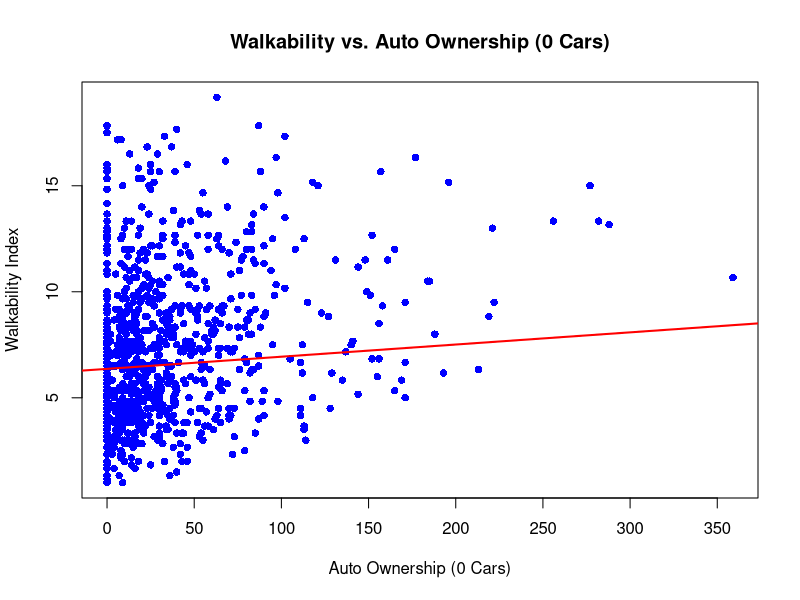
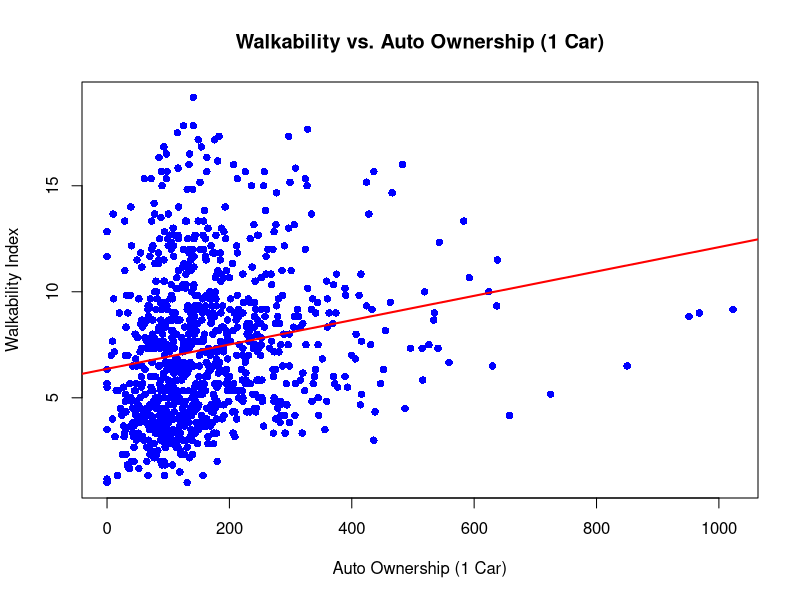
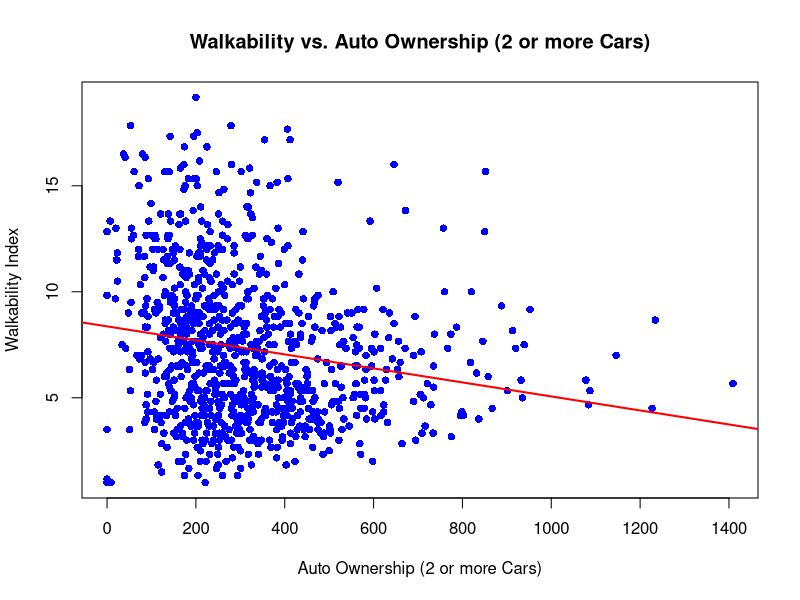
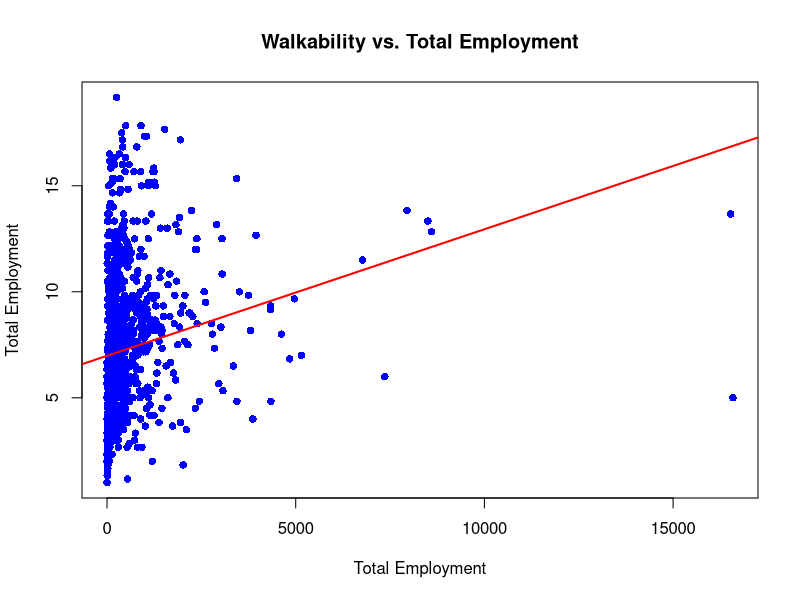
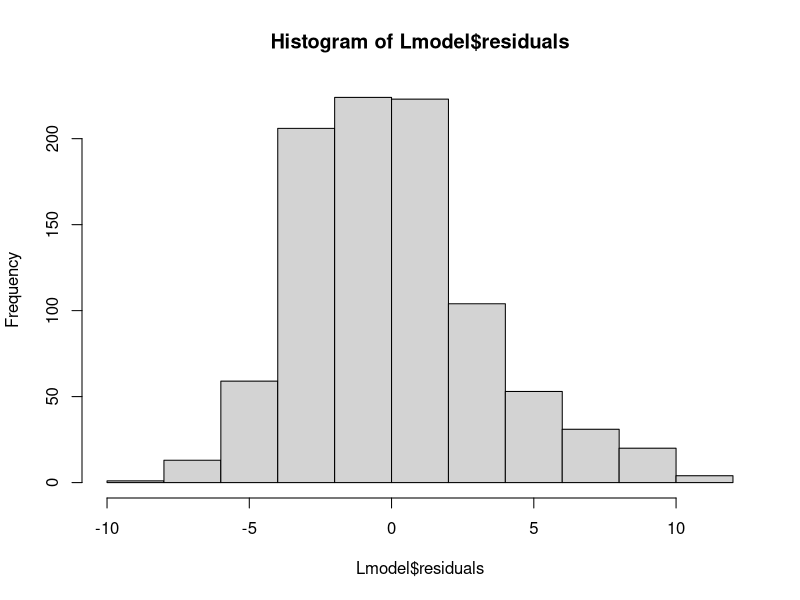
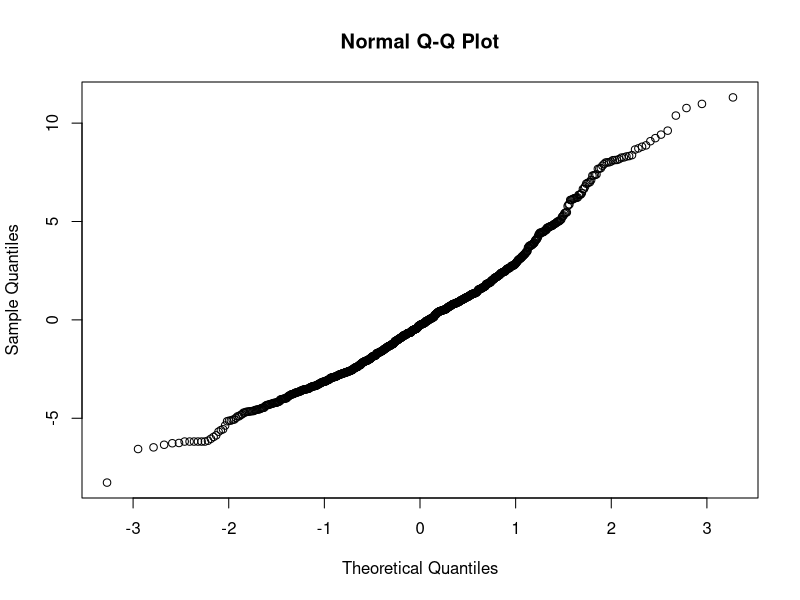
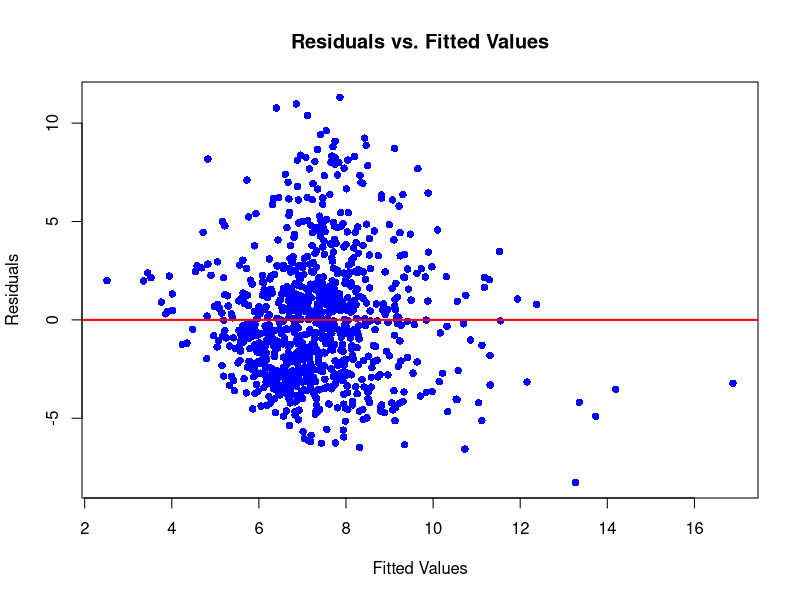

Recreate these plots in R, in order.
df = read.csv("Filtered_Walkability.csv")
View(df)

# check assumptions

# fit linear model
Walkability = df$NatWalkInd
No_Auto = df$AutoOwn0
One_Auto = df$AutoOwn1
TwoorMoreAuto = df$AutoOwn2p
TotEmp = df$TotEmp

Amodel = lm(Walkability ~ No_Auto)
BModel = lm(Walkability ~ One_Auto)
Cmodel = lm(Walkability ~ TwoorMoreAuto)
DModel = lm(Walkability ~ TotEmp)

# Walkability vs Households with 0 cars
plot(No_Auto, Walkability, 
     main = "Walkability vs. Auto Ownership (0 Cars)",
     xlab = "Auto Ownership (0 Cars)", ylab = "Walkability Index",
     pch = 16, col = "blue")

abline(lm(Walkability ~ One_Auto, data = df), col = "red", lwd = 2)

# Walkability vs Households with 1 car
plot(One_Auto, Walkability, 
     main = "Walkability vs. Auto Ownership (1 Car)",
     xlab = "Auto Ownership (1 Car)", ylab = "Walkability Index",
     pch = 16, col = "blue")


abline(lm(Walkability ~ One_Auto, data = df), col = "red", lwd = 2)

# Walkability vs Households with 2 or more cars
plot(TwoorMoreAuto, Walkability, 
     main = "Walkability vs. Auto Ownership (2 or more Cars)",
     xlab = "Auto Ownership (2 or more Cars)", ylab = "Walkability Index",
     pch = 16, col = "blue")


abline(lm(Walkability ~ TwoorMoreAuto, data = df), col = "red", lwd = 2)

# Walkability vs Total Employment
plot(TotEmp, Walkability, 
     main = "Walkability vs. Total Employment",
     xlab = "Total Employment", ylab = "Total Employment",
     pch = 16, col = "blue")


abline(lm(Walkability ~ TotEmp, data = df), col = "red", lwd = 2)

#multilinear model
Lmodel = lm(Walkability ~ No_Auto + One_Auto + TwoorMoreAuto + TotEmp)
Lmodel$coefficients

summary(Lmodel)

#checking normality
hist(Lmodel$residuals)
qqnorm(Lmodel$residuals)

#checking constant variance
plot(Lmodel$fitted.values, Lmodel$residuals, 
     main = "Residuals vs. Fitted Values",
     xlab = "Fitted Values", ylab = "Residuals",
     pch = 16, col = "blue")

abline(h = 0, col = "red", lwd = 2)


#checking correlation between Walkability and households w 2 or more cars
cor(df$AutoOwn2p, df$NatWalkInd)




# CI for One_Auto coefficient 
beta_hat <- 0.006488  # Coefficient for One_Auto
SE_beta <- 0.001064  # Standard error for One_Auto
df <- 933  # Degrees of freedom
confidence_level <- 0.95

# Critical t-value for 95% confidence interval
t_critical <- qt((1 + confidence_level) / 2, df)

# Compute confidence interval
lower_bound <- beta_hat - t_critical * SE_beta
upper_bound <- beta_hat + t_critical * SE_beta

# Print confidence interval
cat("95% Confidence Interval for One_Auto: (", lower_bound, ",", upper_bound, ")\n")

